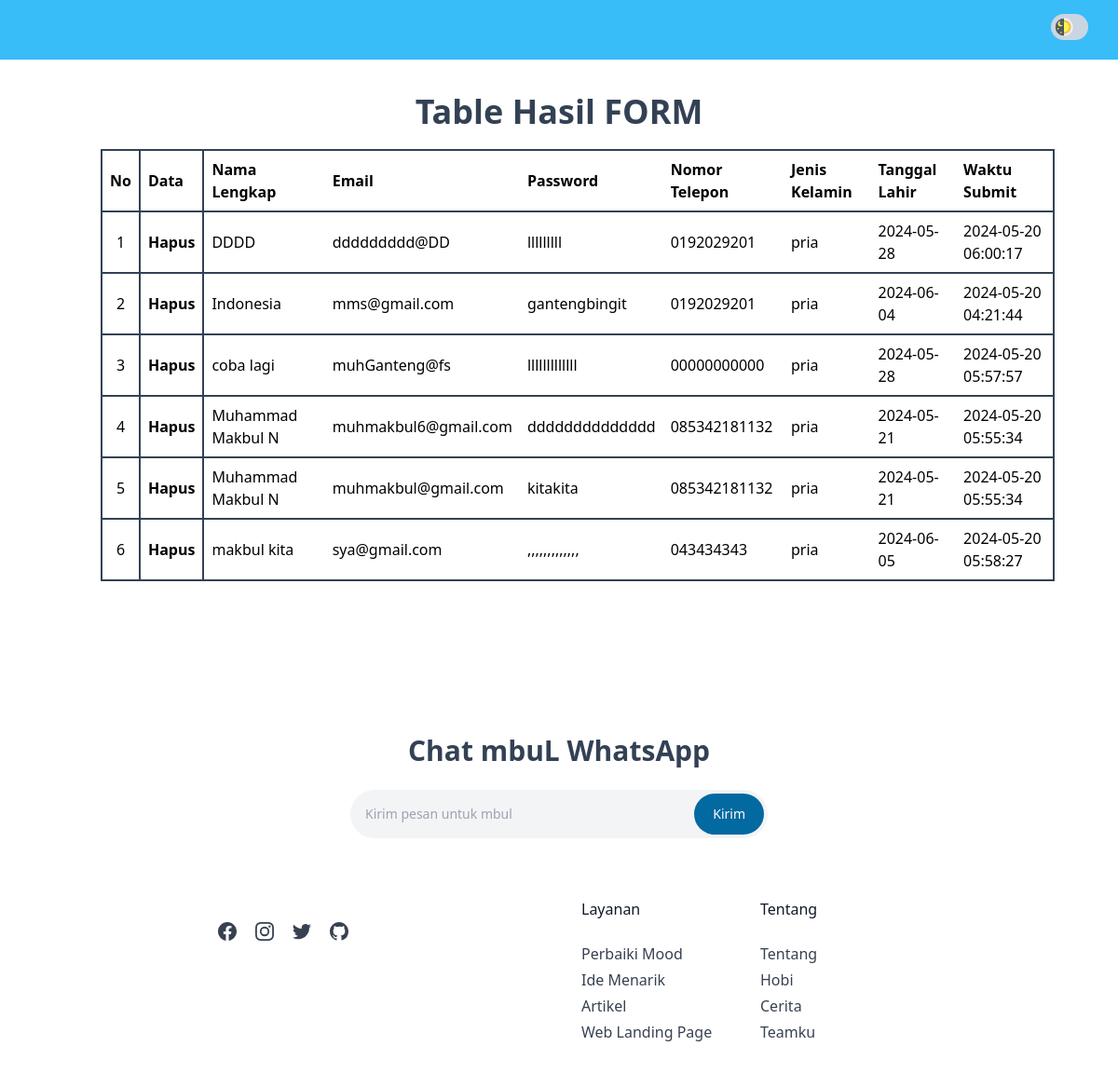
Screenshot of /proses.php with the database file from the repository.
### tables this page shows
CREATE TABLE `form` (
  `namaLengkap` varchar(60) DEFAULT NULL,
  `email` varchar(60) NOT NULL,
  `password` varchar(60) DEFAULT NULL,
  `passwordHash` varchar(60) DEFAULT NULL,
  `noTelepon` varchar(15) DEFAULT NULL,
  `jenisKelamin` enum('pria','wanita') DEFAULT NULL,
  `tanggalLahir` varchar(12) DEFAULT NULL,
  `waktuSubmit` timestamp NOT NULL DEFAULT current_timestamp() ON UPDATE current_timestamp()
);

### functions.php (called while the page is built, shortened)
<?php
$koneksi = mysqli_connect("localhost", "root", "", "formmbul");
function query($query){
    global $koneksi;
    $result = mysqli_query($koneksi, $query);
    $rows = [];
    while ($row = mysqli_fetch_assoc($result)){
        $rows[] = $row;
    }
    return $rows;
}
?>

### proses.php (the view, shortened to what this page needs)
<?php
    require "functions.php";
    include "includes/header.php";
    $form = query("SELECT * FROM form");
?>
<div class="container mt-[100px] dark:bg-slate-900">
    <h1 class="text-slate-700 font-bold lg:text-4xl text-[25px] text-center dark:text-slate-300">Table Hasil FORM</h1>
    <table class="table-auto w-full m-5 border-collapse border-2 border-slate-700 dark:border-slate-300 overflow-y-auto">
        <thead>
            <tr>
                <th class="text-left font-semibold dark:text-slate-300 border-2 border-slate-700 p-2">No</th>
                <th class="text-left font-semibold dark:text-slate-300 border-2 border-slate-700 p-2">Data</th>
                <th class="text-left font-semibold dark:text-slate-300 border-y-2 border-slate-700 p-2">Nama Lengkap</th>
                <th class="text-left font-semibold dark:text-slate-300 border-y-2 border-slate-700 p-2">Email</th>
                <th class="text-left font-semibold dark:text-slate-300 border-y-2 border-slate-700 p-2">Password</th>
                <th class="text-left font-semibold dark:text-slate-300 border-y-2 border-slate-700 p-2">Nomor Telepon</th>
                <th class="text-left font-semibold dark:text-slate-300 border-y-2 border-slate-700 p-2">Jenis Kelamin</th>
                <th class="text-left font-semibold dark:text-slate-300 border-y-2 border-slate-700 p-2">Tanggal Lahir</th>
                <th class="text-left font-semibold dark:text-slate-300 border-y-2 border-slate-700 p-2">Waktu Submit</th>
            </tr>
        </thead>
        <tbody>
            <?php $i = 1; ?>
            <?php foreach ($form as $row) : ?>
            <tr>
                <td class="dark:text-slate-300 border-2 border-slate-700 p-2 text-center"><?= $i; ?></td>
                <td class="dark:text-slate-300 text-center font-semibold w-[2%] border-2 border-slate-700 p-2"><a href="hapus.php?email=<?= $row["email"]; ?>">Hapus</a></td>
                <td class="dark:text-slate-300 border-y-2 border-slate-700 p-2"><?= $row["namaLengkap"]; ?></td>
                <td class="dark:text-slate-300 border-y-2 border-slate-700 p-2"><?= $row["email"]; ?></td>
                <td class="dark:text-slate-300 border-y-2 border-slate-700 p-2"><?= $row["password"]; ?></td>
                <td class="dark:text-slate-300 border-y-2 border-slate-700 p-2"><?= $row["noTelepon"]; ?></td>
                <td class="dark:text-slate-300 border-y-2 border-slate-700 p-2"><?= $row["jenisKelamin"]; ?></td>
                <td class="dark:text-slate-300 border-y-2 border-slate-700 p-2"><?= $row["tanggalLahir"]; ?></td>
                <td class="dark:text-slate-300 border-y-2 border-slate-700 p-2"><?= $row["waktuSubmit"]; ?></td>
            </tr>
            <?php $i++; ?>
            <?php endforeach;
            ?>
        </tbody>
    </table>
</div>
<?php include "includes/footer.php";
?>

### includes/header.php (shortened to what this page needs)
<!DOCTYPE html >
<html lang="en" class="scroll-smooth" id="html">
<head>
    <script src="https://cdn.tailwindcss.com"></script>
</head >
<body class="dark:bg-slate-900">
    <header class="w-full h-16 bg-sky-400 dark:bg-sky-900 fixed top-0 z-10 flex items-center justify-end ">
        <div class="flex mr-8">
                <label for="toggle" class="cursor-pointer">
                    <div class="w-10 h-7 dark:bg-slate-700 rounded-full inline-block p-1 bg-slate-300">
                        <div class="w-5 h-5 m-0 rounded-full bg-slate-200 toggle-circle transition bg-[url('img/mode.png')] bg-cover bg-center"></div>
                    </div>
                </label>
        </div>
    </header>

### includes/footer.php (shortened to what this page needs)
 <footer class="bg-white mt-14 dark:bg-slate-900 dark:border-t-slate-300 dark:border-t-2">
        <div class="mx-auto max-w-screen-xl px-4 pb-8 pt-16 sm:px-6 lg:px-8">
          <div class="mx-auto max-w-md">
            <strong class="block text-center text-xl font-bold text-slate-700 sm:text-3xl dark:text-slate-300">
              Chat mbuL WhatsApp
            </strong>
            <form class="mt-6" onsubmit="pesanWa()">
              <div class="relative max-w-lg">
                <input
                  class="w-full rounded-full border-gray-200 bg-gray-100 p-4 pe-32 text-sm font-medium"
                  id="chatWa"
                  type="text"
                  placeholder="Kirim pesan untuk mbul"
                />
                <button "
                  class="absolute end-1 top-1/2 -translate-y-1/2 rounded-full dark:text-slate-300 bg-sky-700 px-5 py-3 text-sm font-medium text-white transition hover:bg-blue-700"
                >
                  Kirim
                </button>
              </div>
            </form>
          </div>
          <div class="mt-16 grid grid-cols-1 gap-12 lg:grid-cols-2 lg:gap-46">
            <div class="mx-auto max-w-sm lg:max-w-none">
              <div class="mt-6 flex justify-center gap-4 lg:justify-start">
                <a
                  class="text-gray-700 transition hover:text-gray-700/75 dark:text-slate-300"
                  href="https://www.facebook.com/profile.php?id=100008627230468"
                  target="_blank"
                  rel="noreferrer"
                >
                </a>
                <a
                  class="text-gray-700 transition hover:text-gray-700/75 dark:text-slate-300"
                  href="https://www.instagram.com/mkeyzxi/?hl=en"
                  target="_blank"
                  rel="noreferrer"
                >
                </a>
                <a
                  class="text-gray-700 transition hover:text-gray-700/75 dark:text-slate-300"
                  href="https://x.com/GuardianMmn"
                  target="_blank"
                  rel="noreferrer"
                >
                </a>
                <a
                  class="text-gray-700 transition hover:text-gray-700/75 dark:text-slate-300"
                  href="https://github.com/Mkeyzxi"
                  target="_blank"
                  rel="noreferrer"
                >
                </a>
              </div>
            </div>
            <div class="grid grid-cols-1 gap-8 text-center lg:grid-cols-3 lg:text-left">
              <div>
                <strong class="font-medium text-gray-900 dark:text-slate-300"> Layanan </strong>
                <ul class="mt-6 space-y-1">
                  <li>
                    <a class="text-gray-700 transition hover:text-gray-700/75 dark:text-slate-500" href="#"> Perbaiki Mood </a>
                  </li>
                  <li>
                    <a class="text-gray-700 transition hover:text-gray-700/75 dark:text-slate-500" href="#">
                      Ide Menarik
                    </a>
                  </li>
                  <li>
                    <a class="text-gray-700 transition hover:text-gray-700/75 dark:text-slate-500" href="#">
                      Artikel
                    </a>
                  </li>
                  <li>
                    <a class="text-gray-700 transition hover:text-gray-700/75 dark:text-slate-500" href="#">
                      Web Landing Page
                    </a>
                  </li>
                </ul>
              </div>
              <div>
                <strong class="font-medium text-gray-900 dark:text-slate-300"> Tentang </strong>
                <ul class="mt-6 space-y-1">
                  <li>
                    <a class="text-gray-700 transition hover:text-gray-700/75 dark:text-slate-500" href="#"> Tentang </a>
                  </li>
                  <li>
                    <a class="text-gray-700 transition hover:text-gray-700/75 dark:text-slate-500" href="#"> Hobi </a>
                  </li>
                  <li>
                    <a class="text-gray-700 transition hover:text-gray-700/75 dark:text-slate-500" href="#"> Cerita </a>
                  </li>
                  <li>
                    <a class="text-gray-700 transition hover:text-gray-700/75 dark:text-slate-500" href="#"> Teamku </a>
                  </li>
                </ul>
              </div>
            </div>
          </div>
        </div>
      </footer>
</body>
</html>

### rows the page displays
form: namaLengkap "DDDD", email "ddddddddd@DD", password "lllllllll", noTelepon "0192029201", jenisKelamin "pria", tanggalLahir "2024-05-28", waktuSubmit "2024-05-20 06:00:17"
form: namaLengkap "Indonesia", email "mms@gmail.com", password "gantengbingit", noTelepon "0192029201", jenisKelamin "pria", tanggalLahir "2024-06-04", waktuSubmit "2024-05-20 04:21:44"
form: namaLengkap "coba lagi", email "muhGanteng@fs", password "lllllllllllll", noTelepon "00000000000", jenisKelamin "pria", tanggalLahir "2024-05-28", waktuSubmit "2024-05-20 05:57:57"
form: namaLengkap "Muhammad Makbul N", email "muhmakbul6@gmail.com", password "dddddddddddddd", noTelepon "085342181132", jenisKelamin "pria", tanggalLahir "2024-05-21", waktuSubmit "2024-05-20 05:55:34"
form: namaLengkap "Muhammad Makbul N", email "muhmakbul@gmail.com", password "kitakita", noTelepon "085342181132", jenisKelamin "pria", tanggalLahir "2024-05-21", waktuSubmit "2024-05-20 05:55:34"
form: namaLengkap "makbul kita", email "sya@gmail.com", password ",,,,,,,,,,,,,", noTelepon "043434343", jenisKelamin "pria", tanggalLahir "2024-06-05", waktuSubmit "2024-05-20 05:58:27"
